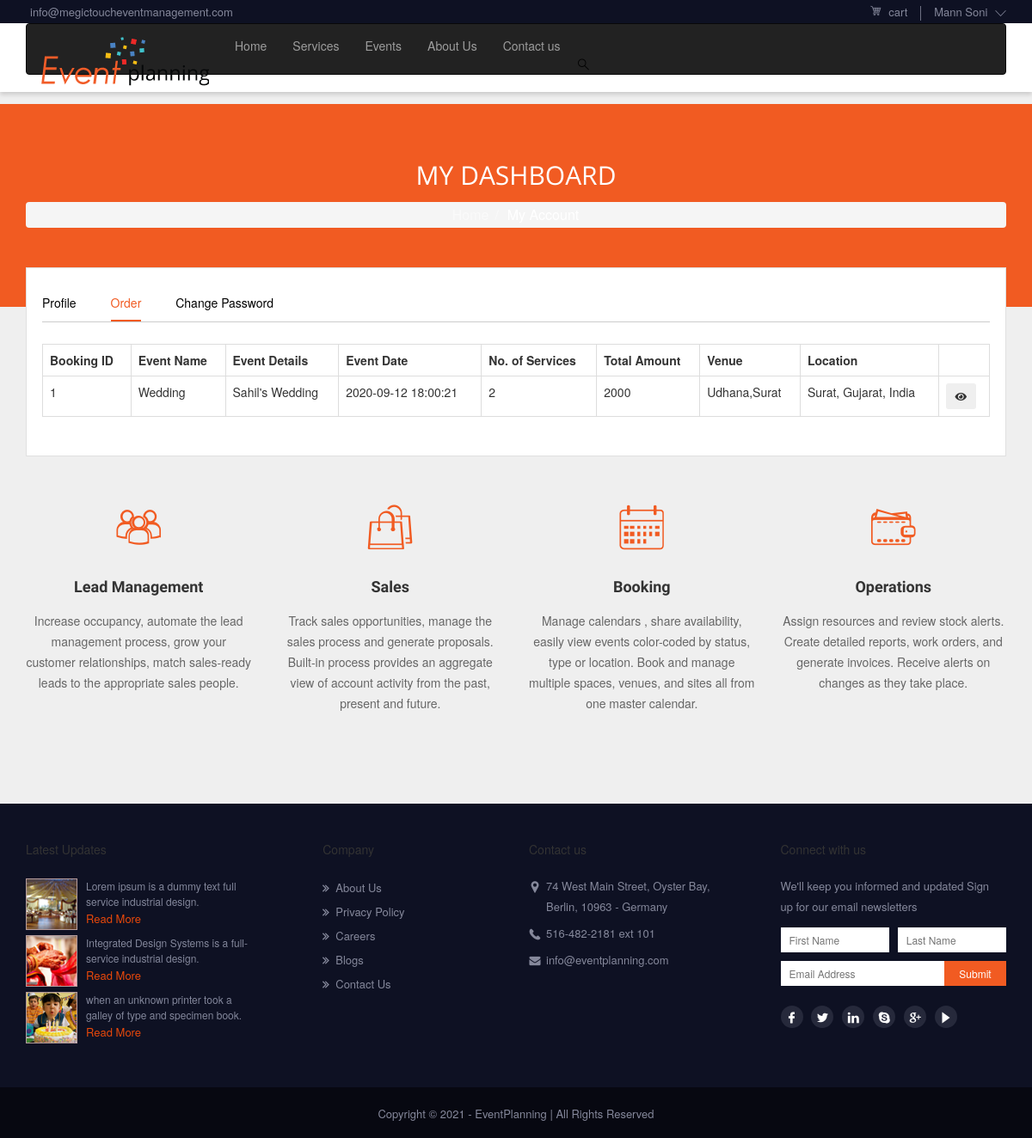
The page /user_bookings.php (signed in) on the database its author committed.
### tables this page shows
CREATE TABLE `event` (
  `event_id` int(11) NOT NULL,
  `event_name` varchar(30) DEFAULT NULL,
  `event_date` datetime DEFAULT NULL,
  `venue` text DEFAULT NULL,
  `city_id` int(11) DEFAULT NULL,
  `event_type_id` int(11) DEFAULT NULL,
  `user_id` int(11) DEFAULT NULL
);

CREATE TABLE `event_type` (
  `event_type_id` int(11) NOT NULL,
  `event_type_name` varchar(50) DEFAULT NULL,
  `image` text DEFAULT NULL
);

### model/Database.php (called while the page is built, shortened)
<?php
class Database extends Encrypt {
	protected function connect(): \mysqli
	{
		return new mysqli('localhost','root','','event_management');
	}
}

### model/Book.php (called while the page is built, shortened)
<?php
class Book extends Database {
	private function getService($event_id){
		$sql = "select sum(amount) as amt from service_book sb where event_id=". $event_id;
		$data['amount'] = $this->connect()->query($sql)->fetch_object()->amt;
		$sql = "select count(*) as cnt from service_book sb where event_id=". $event_id;
		$data['count'] = $this->connect()->query($sql)->fetch_object()->cnt;
		return $data;
	}
	public function getOrder($user_id){
		$loc = new Location();
		$sql = "select distinct e.event_id,event_name,event_date,venue,event_type_name,city_id from event e inner join service_book sb on e.event_id = sb.event_id inner join event_type et on e.event_type_id = et.event_type_id where user_id=".$user_id . " order by event_date desc";
		$res = $this->connect()->query($sql);
		$data = [];
		while ($row = $res->fetch_object()){
			$service = $this->getService($row->event_id);
			$data[] = array(
				'event_id'			=> $row->event_id,
				'event_name'		=> $row->event_name,
				'event_date'		=> date('Y-m-d H:i:s', strtotime($row->event_date)),
				'venue'				=> $row->venue,
				'event_type_name'	=> $row->event_type_name,
				'totalAmount'		=> $service['amount'],
				'serviceCount'		=> $service['count'],
				'loc'				=> $loc->getLocation($row->city_id)
			);
		}
		return $data;
	}
}

### model/Location.php (called while the page is built, shortened)
<?php
class Location extends Database {
	public function getLocation($city_id){
		$sql = "select * from city c inner join state s on c.state_id = s.state_id inner join country c2 on s.country_id = c2.country_id where c.city_id=".$city_id;
		$row = $this->connect()->query($sql)->fetch_object();
		return "$row->city_name, $row->state_name, $row->country_name";
	}
}

### user_bookings.php (the view, shortened to what this page needs)
<?php
$book = new Book();
$order = $book->getOrder($_SESSION['user_id']);
?>
<!DOCTYPE html>
<html lang="en">
<head>
    <link href="assets/css/bootstrap.css" rel="stylesheet">
    <link href="assets/css/owl.carousel.css" rel="stylesheet">
    <link href="assets/css/styles.css" rel="stylesheet" />
    <link rel="stylesheet" href="assets/fonts/fontawesome/css/all.min.css">
    <link href="assets/css/docs.css" rel="stylesheet">
</head>
<body class="inner-page">
    <div class="page">
        <?php
        include 'header.php';
        ?>
        <div class="dashboard-banner">
            <div class="container">
                <h2>My Dashboard</h2>
                <div class="breadcrumb">
                    <ul>
                        <li><a href="#">Home</a>/</li>
                        <li class="active"><a href="#">My Account</a></li>
                    </ul>
                </div>
            </div>
        </div>
        <div class="content">
            <div class="container">
                <div class="my-account">
                    <div class="account-tab">
                        <ul>
                            <li><a href="javascript:void(0);" id="profile">Profile</a></li>
                            <li class="active"><a href="javascript:void(0);" id="order">Order</a></li>
                            <li><a href="javascript:void(0);" id="changePassword">Change Password</a></li>
                        </ul>
                    </div>
                    <div class="tab-content order-con open">
                        <table class="table table-bordered">
                            <tr>
                                <th>Booking ID</th>
                                <th>Event Name</th>
                                <th class="detail">Event Details</th>
                                <th>Event Date</th>
                                <th>No. of Services</th>
                                <th>Total Amount</th>
                                <th>Venue</th>
                                <th>Location</th>
                                <th></th>
                            </tr>
                                <?php
								foreach ($order as $item)
								{
                                    ?>
                                        <tr>
                                            <td><?= $item['event_id'] ?></td>
                                            <td><?= $item['event_type_name'] ?></td>
                                            <td><?= $item['event_name'] ?></td>
                                            <td><?= $item['event_date'] ?></td>
                                            <td><?= $item['serviceCount'] ?></td>
                                            <td><?= $item['totalAmount'] ?></td>
                                            <td><?= $item['venue'] ?></td>
                                            <td><?= $item['loc'] ?></td>
                                            <td>
                                                <button type="button" class="btn btn-sm services" data-eid="<?= $item['event_id']?>" data-toggle="modal" data-target="#view_services"><span class="fa fa-eye"></span></button></td>
                                        </tr>
                                    <?php
                                }
                                ?>
                        </table>
                    </div>
                </div>
                <div class="functionality-view">
                    <div class="row">
                        <div class="col-sm-6 col-md-3">
                            <div class="functionality-box">
                                <div class="iconBox"><div class="icon icon-lead-management"></div></div>
                                <h3>Lead Management</h3>
                                <p>Increase occupancy, automate the lead management process, grow your  customer relationships, match sales-ready leads to the appropriate sales people.</p>
                            </div>
                        </div>
                        <div class="col-sm-6 col-md-3">
                            <div class="functionality-box">
                                <div class="iconBox"><div class="icon icon-sales"></div></div>
                                <h3>Sales</h3>
                                <p>Track sales opportunities, manage the sales process and generate proposals. Built-in process provides an aggregate view of account activity from the past, present and future.</p>
                            </div>
                        </div>
                        <div class="col-sm-6 col-md-3">
                            <div class="functionality-box">
                                <div class="iconBox"><div class="icon icon-booking"></div></div>
                                <h3>Booking</h3>
                                <p>Manage calendars , share availability, easily view events color-coded by status, type or location. Book and manage multiple spaces, venues, and sites all from one master calendar.</p>
                            </div>
                        </div>
                        <div class="col-sm-6 col-md-3">
                            <div class="functionality-box">
                                <div class="iconBox"><div class="icon icon-operations"></div></div>
                                <h3>Operations</h3>
                                <p>Assign resources and review stock alerts. Create detailed reports, work orders, and generate invoices. Receive alerts on changes as they take place.</p>
                            </div>
                        </div>
                    </div>
                </div>
            </div>
        </div>
        <footer id="footer">
            <div class="footer-top">
                <div class="container">
                    <div class="row">
                        <div class="col-lg-3 col-sm-6 col-md-3">
                            <h5>Latest Updates</h5>
                            <div class="update-slide">
                                <div class="img"><img src="assets/images/event-img/update-img1.png" alt=""></div>
                                <div class="text">
                                    <p>Lorem ipsum is a dummy text full  service industrial design.</p>
                                    <a href="#">Read More</a>
                                </div>
                            </div>
                            <div class="update-slide">
                            <div class="img"><img src="assets/images/event-img/update-img2.png" alt=""></div>
                                <div class="text">
                                    <p>Integrated Design Systems is a  full-service industrial design.</p>
                                    <a href="#">Read More</a>
                                </div>
                            </div>
                            <div class="update-slide">
                            <div class="img"><img src="assets/images/event-img/update-img3.png" alt=""></div>
                                <div class="text">
                                    <p>when an unknown printer took a galley of type and specimen book.</p>
                                    <a href="#">Read More</a>
                                </div>
                            </div>
                        </div>
                        <div class="col-lg-3 col-sm-6 col-md-3 text-center">
                            <div class="footer-link">
                                <h5>Company</h5>
                                <ul>
                                    <li><a href="aboutUs.html">About Us</a></li>
                                    <li><a href="privacy_policy.html">Privacy Policy</a></li>
                                    <li><a href="career.html">Careers</a></li>
                                    <li><a href="blog.html">Blogs</a></li>
                                    <li><a href="contact.html">Contact Us</a></li>
                                </ul>
                            </div>
                        </div>
                        <div class="col-lg-3 col-sm-6 col-md-3">
                            <div class="footer-contact">
                                <h5>Contact us</h5>
                                <div class="contact-slide">
                                    <div class="icon icon-location-1"></div>
                                    <p>74 West Main Street, Oyster Bay, Berlin, 10963 - Germany </p>
                                </div>
                                <div class="contact-slide">
                                    <div class="icon icon-phone"></div>
                                    <p>516-482-2181 ext 101</p>
                                </div>
                                <div class="contact-slide">
                                    <div class="icon icon-message"></div>
                                    <a href="MailTo:info@eventplanning.com">info@eventplanning.com</a>
                                </div>
                            </div>
                        </div>
                        <div class="col-lg-3 col-sm-6 col-md-3">
                            <div class="contact-form">
                                <h5>Connect with us</h5>
                                <p>We'll keep you informed and updated Sign up for our email newsletters </p>
                                <div class="input-row">
                                    <div class="input-box">
                                        <input type="text" placeholder="First Name">
                                    </div>
                                    <div class="input-box">
                                        <input type="text" placeholder="Last Name">
                                    </div>
                                </div>
                                <div class="input-row email">
                                    <div class="input-box">
                                        <input type="text" placeholder="Email Address">
                                    </div>
                                    <div class="submit-box">
                                        <input type="submit" value="Submit">
                                    </div>
                                </div>
                                <div class="sosal-midiya">
                                    <ul>
                                        <li><a href="#"><span class="icon icon-facebook"></span></a></li>
                                        <li><a href="#"><span class="icon icon-twitter"></span></a></li>
                                        <li><a href="#"><span class="icon icon-linkedin"></span></a></li>
                                        <li><a href="#"><span class="icon icon-skype"></span></a></li>
                                        <li><a href="#"><span class="icon icon-google-plus"></span></a></li>
                                        <li><a href="#"><span class="icon icon-play"></span></a></li>
                                    </ul>
                                </div>
                            </div>
                        </div>
                    </div>
                </div>
            </div>
            <div class="footer-bottom">
                <div class="container">
                    <p>Copyright &copy; <span></span> - EventPlanning  | All Rights Reserved</p>
                </div>
            </div>
        </footer>
    </div>
</body>
</html>

### header.php (shortened to what this page needs)
<header id="header">
	<div class="quck-link">
		<div class="container">
			<div class="mail"><a href="MailTo:info@megictoucheventmanagement.com"><span class="icon icon-envelope"></span>info@megictoucheventmanagement.com</a></div>
			<?php
			if (isset($_SESSION['user_id']) || isset($_SESSION['vendor_id'])):
			?>
			<div class="right-link">
				<ul>
					<li><a href="add_to_cart.php"><span class="icon icon-carts"></span> cart</a></li>
					<li class="sub-links">
						<a href="javascript:void(0);"><?= $_SESSION['user_name']?? $_SESSION['vendor_name'] ?> <span class="icon icon-arrow-down"></span></a>
					</li>
				</ul>
			</div>
			<?php
			endif;
			?>
		</div>
	</div>
	<nav id="nav-main">
		<div class="container">
			<div class="navbar navbar-inverse">
				<div class="navbar-header">
					<a href="index.php" class="navbar-brand"><img src="assets/images/logo.png" alt=""></a>
				</div>
				<div class="navbar-collapse collapse">
					<ul class="nav navbar-nav">
						<li class="single-col">
							<a href="index.php">Home </a>
						</li>
						<li>
							<a href="services.php">Services </a>
						</li>
						<li>
							<a href="event.php">Events</a>
						</li>
						<li><a href="aboutUs.php">About Us</a></li>
						<li><a href="contact.php">Contact us</a></li>
					</ul>
					<div class="search-box">
						<div class="search-icon"><span class="icon icon-search"></span></div>
					</div>
				</div>
			</div>
		</div>
	</nav>
</header>

### assets/css/styles.css (style rules this page uses)
[class^="icon-"]:before, [class*=" icon-"]:before { font-family: "untitled-font-20" !important; font-style: normal !important; font-weight: normal !important; font-variant: normal !important; text-transform: none !important; speak: none; line-height: 1; -webkit-font-smoothing: antialiased; -moz-osx-font-smoothing: grayscale; }
.icon-arrow-down:before { content: "\65"; }
.icon-booking:before { content: "\75"; }
.icon-carts:before { content: "\46"; }
.icon-facebook:before { content: "\51"; }
.icon-google-plus:before { content: "\57"; }
.icon-lead-management:before { content: "\25"; }
.icon-linkedin:before { content: "\26"; }
.icon-location-1:before { content: "\27"; }
.icon-message:before { content: "\2e"; }
.icon-operations:before { content: "\3c"; }
.icon-phone:before { content: "\40"; }
.icon-play:before { content: "\5d"; }
.icon-sales:before { content: "\e002"; }
.icon-search:before { content: "\e003"; }
.icon-skype:before { content: "\e005"; }
.icon-twitter:before { content: "\e018"; }

### rows shown on the page
event: event_id "1", event_type.event_type_name "Wedding", event_name "Sahil's Wedding", event_date "2020-09-12 18:00:21", serviceCount "2", totalAmount "2000", venue "Udhana,Surat", loc "Surat, Gujarat, India"

### other values the page prints
$_SESSION['user_name'] "Mann Soni"
